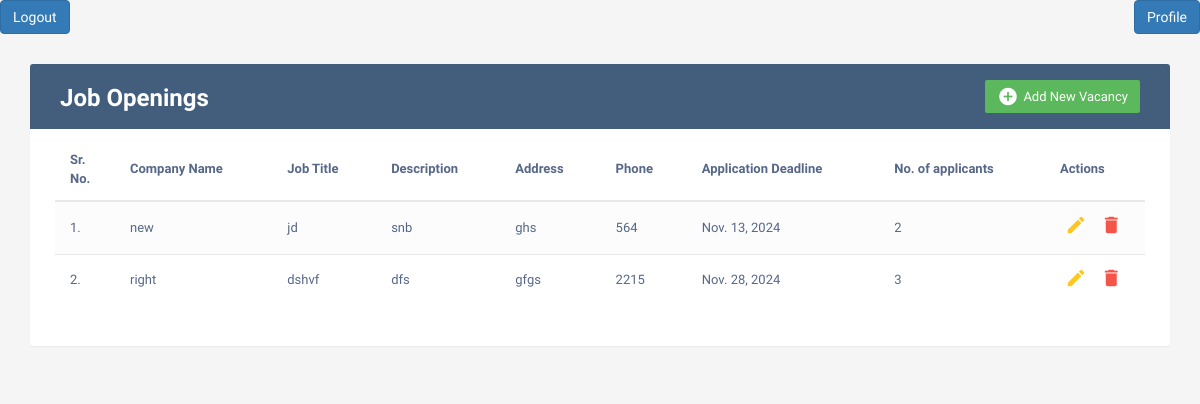
The app's page /home/ (signed in), older data.
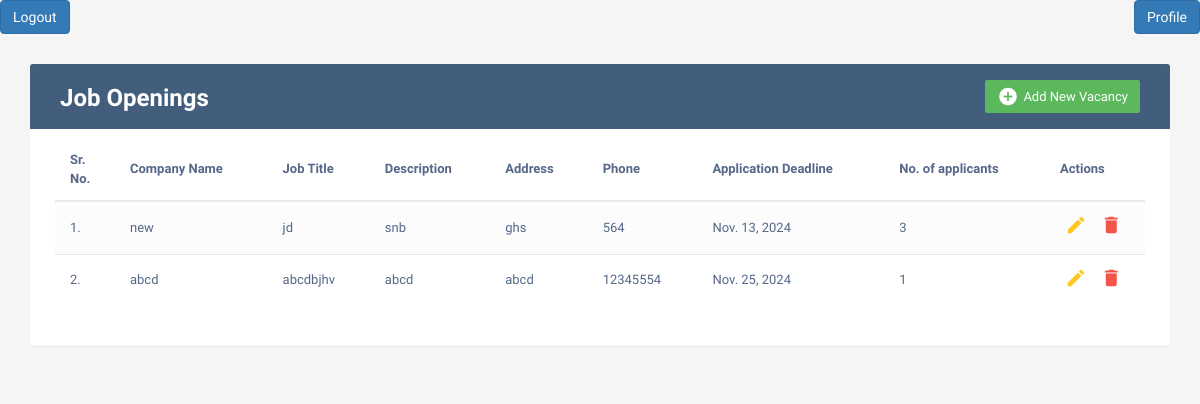
The same page, newer data.
### app/models.py (models this page shows, shortened)
class Jobs(models.Model):
    name=models.CharField(max_length=200)
    type=models.CharField(max_length=200)
    desc=models.TextField(max_length=100)
    address=models.TextField()
    phone=models.IntegerField()
    dead=models.DateField()

### app/views.py (the view)
# urls.py: path('home/', views.HomePage, name='home' ),
@login_required(login_url='signup')
def HomePage(request):
    job=Jobs.objects.all()
    context={
                'job':job,
            }
    return render (request,'home.html',context)

### templates/home.html (shortened to what this page needs)
<!DOCTYPE html>
<html lang="en">
<head>
<link rel="stylesheet" href="https://maxcdn.bootstrapcdn.com/font-awesome/4.7.0/css/font-awesome.min.css">
<link rel="stylesheet" href="https://maxcdn.bootstrapcdn.com/bootstrap/3.3.7/css/bootstrap.min.css">
</head>
  <body>
    <div class="bt">
    <a href="{% url 'logout' %}" class="btn btn-primary">Logout</a>
    <div class="bt2"> <a href="{% url 'profile' %}" class="btn btn-primary">Profile</a><br></div></div>
    <div class="container">
        <div class="table-wrapper">
            <div class="table-title">
                <div class="row">
                    <div class="col-sm-6">
						<h2> <b>Job Openings</b></h2>
					</div>
					<div class="col-sm-6">
						<a href="#addEmployeeModal" class="btn btn-success" data-toggle="modal"><i class="material-icons">&#xE147;</i> <span>Add New Vacancy</span></a>
					</div>
                </div>
            </div>
            <table class="table table-striped table-hover">
                <thead>
                    <tr>
                        <th>  Sr. No.</th>
                        <th>Company Name</th>
                        <th>Job Title</th>
                        <th>Description</th>
						<th>Address</th>
                        <th>Phone</th>
                        <th>Application Deadline</th>
                        <th>No. of applicants</th>
                        <th>Actions</th>
                    </tr>
                </thead>
                <tbody>
                    {% for i in job %}
                    <tr>
                        <td>{{forloop.counter}}.</td>
                        <td>{{i.name}}</td>
                        <td>{{i.type}}</td>
                        <td>{{i.desc}} </td>
						<td>{{i.address}}</td>
                        <td>{{i.phone}}</td>
                        <td>{{i.dead}}</td>
                        <td>{{i.applyjob_set.all.count}}
                        </td>
                        <td>
                            <a href="#editEmployeeModal-{{forloop.counter}}" class="edit" data-toggle="modal"><i class="material-icons" data-toggle="tooltip" title="Edit">&#xE254;</i></a>
                            <a href="#deleteEmployeeModal-{{forloop.counter}}" class="delete" data-toggle="modal"><i class="material-icons" data-toggle="tooltip" title="Delete">&#xE872;</i></a>
                        </td>
                    </tr>
                     {% endfor %}
                </tbody>
            </table>
        </div>
    </div>
</body>
</html>

### templates/home.html (style rules this page uses)
body { color: #566787; background: #f5f5f5; font-family: 'Varela Round', sans-serif; font-size: 13px; }
.table-wrapper { background: #fff; padding: 20px 25px; margin: 30px 0; border-radius: 3px; box-shadow: 0 1px 1px rgba(0,0,0,.05); }
.table-title { padding-bottom: 15px; background: #435d7d; color: #fff; padding: 16px 30px; margin: -20px -25px 10px; border-radius: 3px 3px 0 0; }
.table-title h2 { margin: 5px 0 0; font-size: 24px; }
.table-title .btn { color: #fff; float: right; font-size: 13px; border: none; min-width: 50px; border-radius: 2px; border: none; outline: none !important; margin-left: 10px; }
.table-title .btn i { float: left; font-size: 21px; margin-right: 5px; }
.table-title .btn span { float: left; margin-top: 2px; }
table.table tr th, table.table tr td { border-color: #e9e9e9; padding: 12px 15px; vertical-align: middle; }
table.table tr th:first-child { width: 60px; }
table.table tr th:last-child { width: 100px; }
table.table-striped tbody tr:nth-of-type(odd) { background-color: #fcfcfc; }
table.table td:last-child i { opacity: 0.9; font-size: 22px; margin: 0 5px; }
table.table td a { font-weight: bold; color: #566787; display: inline-block; text-decoration: none; outline: none !important; }
table.table td a.edit { color: #FFC107; }
table.table td a.delete { color: #F44336; }
table.table td i { font-size: 19px; }
.bt { display:flex; justify-content: space-between; }

Row changes from the older to the newer data that the page shows:
removed Jobs: name "right", type "dshvf", desc "dfs", address "gfgs", phone "2215", dead "Nov. 28, 2024", applyjob_set.all.count "3"
computed for Jobs "new": applyjob_set.all.count "2" → "3"
added Jobs: name "abcd", type "abcdbjhv", desc "abcd", address "abcd", phone "12345554", dead "Nov. 25, 2024", applyjob_set.all.count "1"
